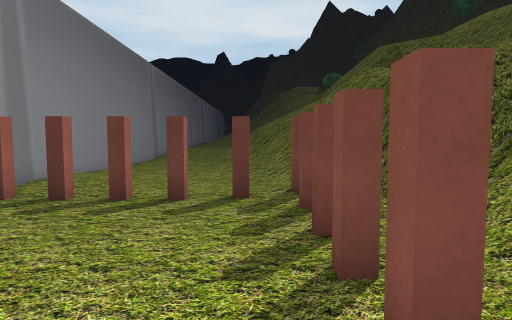
view 1 (above)

21 first-person views from a walk through a scene from a Unity 3-D project. The camera is 1.3 m above the floor, tilts 4° down and sees 75° across. The floor is counted in squares, 1 m on a side. Each view is taken from the middle of a square. On the plan, view 1 faces up. The plan holds only what a view shows up to about 14 squares ahead; the rest is blank. The place goes on beyond the plan. Some trees and plants on the terrain are drawn as simple stand-ins. The player character is not drawn.

view 2
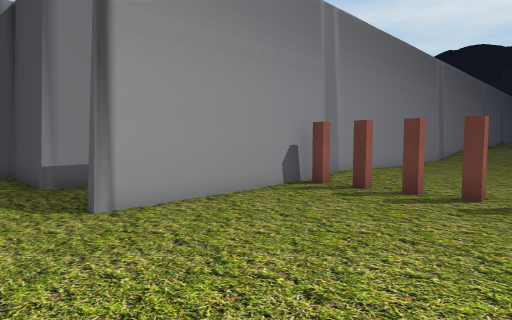

view 3
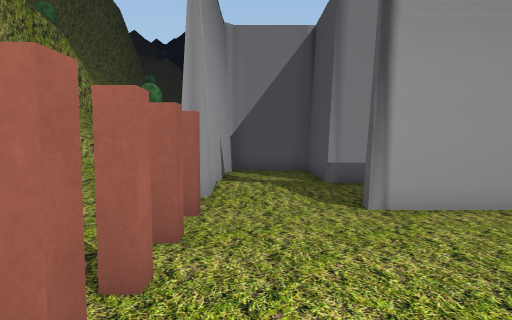

view 4
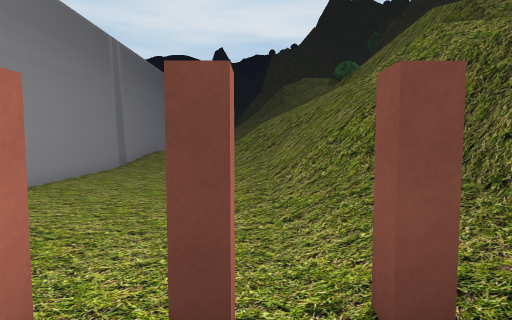

view 5
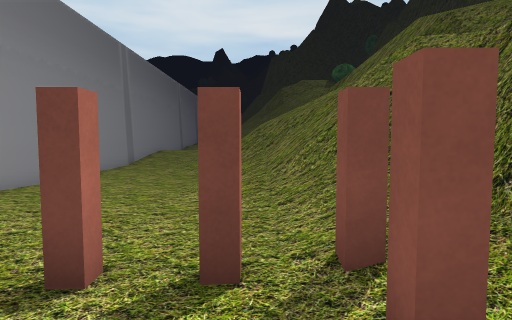

view 6
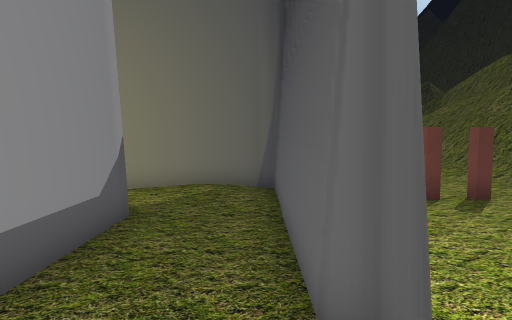

view 7
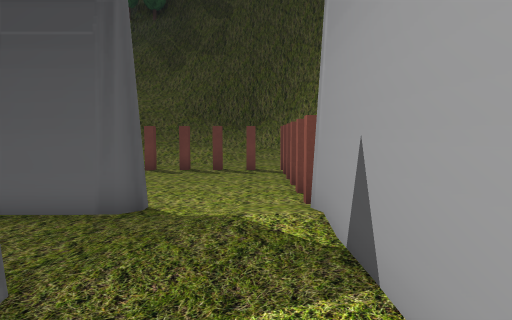

view 8
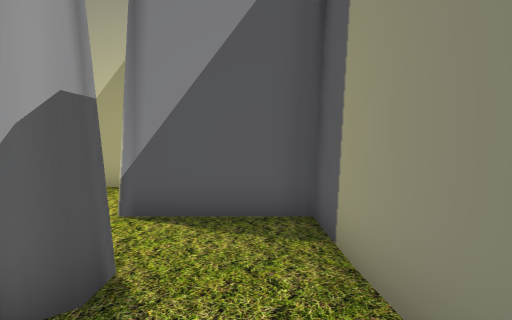

view 9
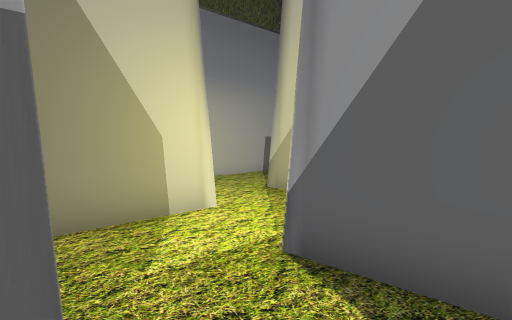

view 10
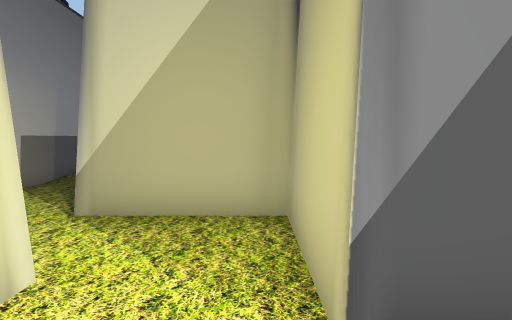

view 11
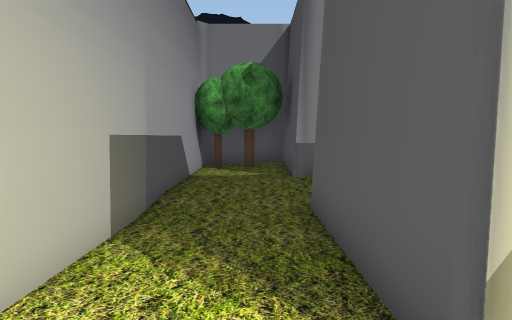

view 12
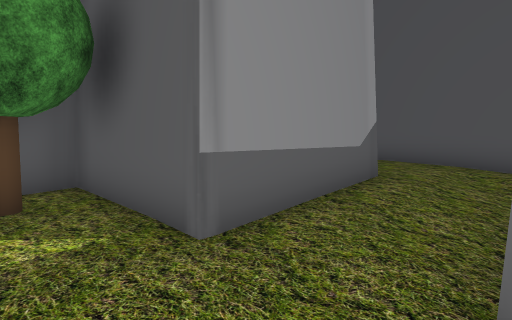

view 13
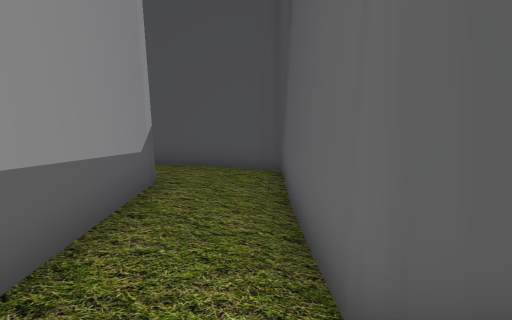

view 14
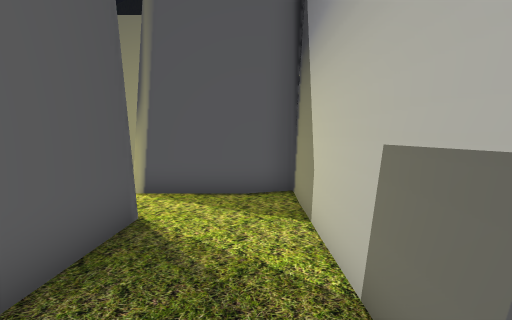

view 15
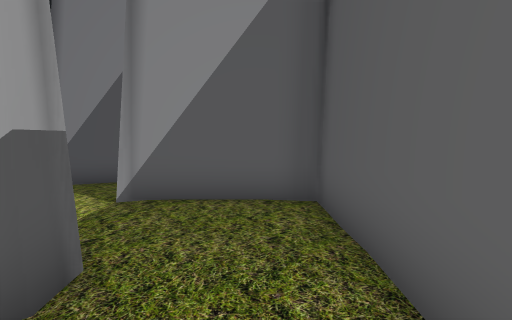

view 16
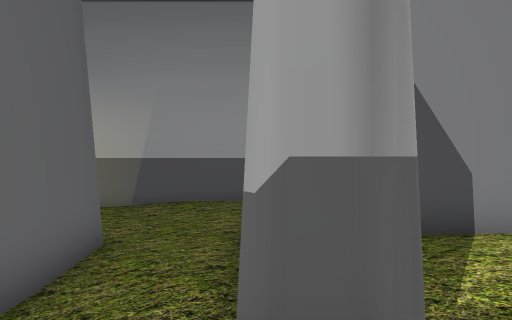

view 17
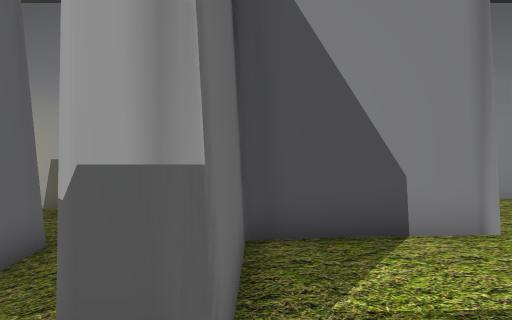

view 18
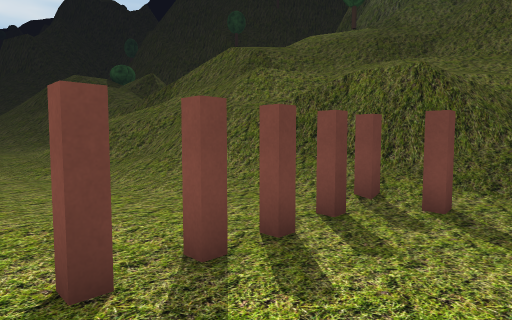

view 19
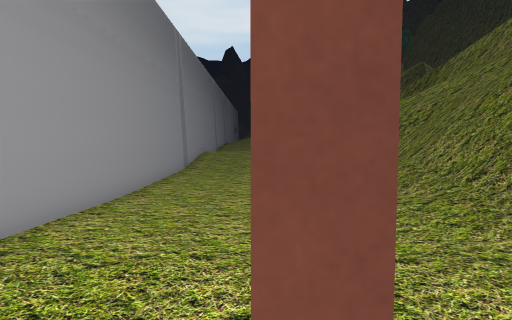

view 20
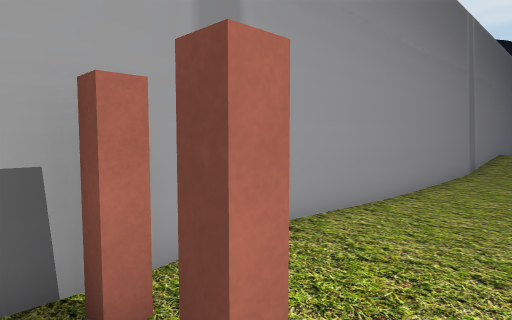

view 21
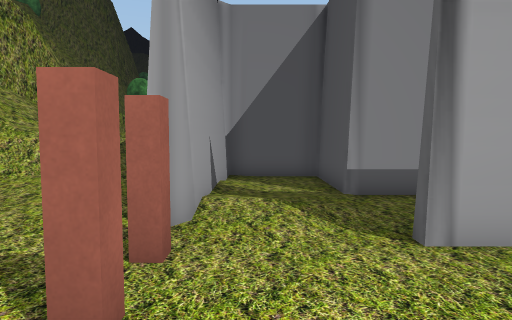

### Floor plan
Key: @ floor where view 1 was taken; # wall or solid block; x gap in a wall; . main floor; : floor 0.25 m higher than the main floor; + floor 0.5 m higher than the main floor; * floor 0.75 m higher than the main floor; % floor 1 m higher than the main floor; = window, fence, low wall or low ledge; ^ raised ledge; T tree.
Columns run from 28 left of view 1 to 3 right of it. Each row starts with its distance up from view 1.
 23                       #+
 22                       #:
 21                       #: :+
 20                       #..:+
 19                       #..::
 18                       #...: ^
 17                       #...:*^
 16                       #...:+=
 15                       #....:+=
 14                       #....:*=
 13                       #....:*=
 12                       #....:+=
 11                       #....:+%^
 10                       #.....:+=^
  9                       #::...:+#^
  8 ########       ########......:#^
  7 #***+++#       #....::#xxxx.x#=#
  6 #**+++:#       #..=...#......x:#
  5 #*+##+:#   #####..##..#.......:
  4 +++##+:#   # .....##..#........
  3 +++##::#   # .....##..#......x.
  2 #####::#   # .######..#......x.
  1 #####:.######.######...........
  0 #TT:::........##....:.......@..
 -1 #T::::........##....::.......x.
 -2 ######################x.xxx.##.
 -3                     ::....

Positions as (right, up) in squares from view 1, and headings:
1: (0, 0), facing up
2: (0, -1), facing up-left
3: (0, -1), facing left
4: (0, 5), facing up
5: (0, 4), facing up
6: (-7, -1), facing up
7: (-12, -1), facing right
8: (-7, 7), facing left
9: (-10, 7), facing down-left
10: (-11, 4), facing left
11: (-15, 0), facing left
12: (-21, -1), facing up-left
13: (-22, -1), facing up
14: (-22, -1), facing right
15: (-22, 7), facing left
16: (-24, 7), facing down
17: (-25, 7), facing down
18: (-5, 4), facing up-right
19: (-3, 6), facing up
20: (-3, 6), facing up-left
21: (-2, -1), facing left
